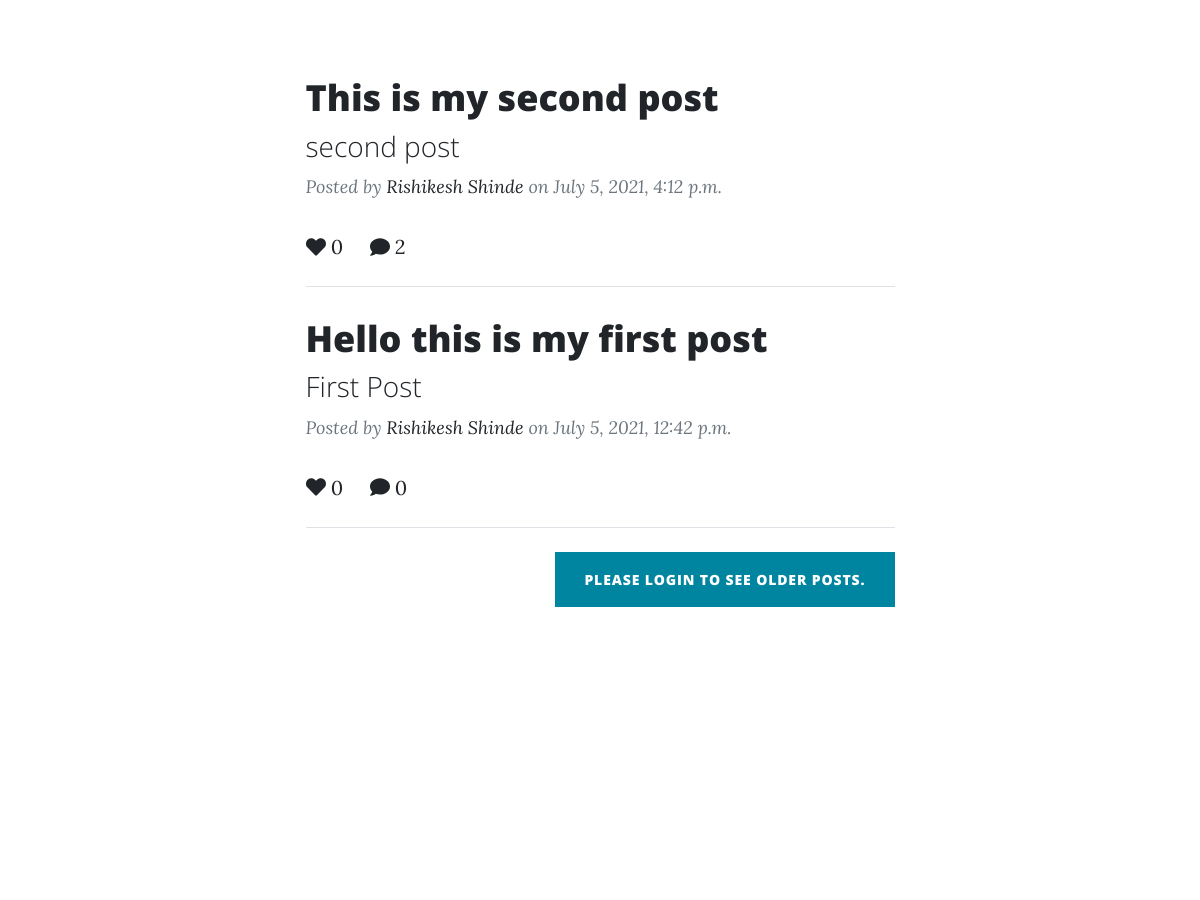
The app's page / (middle part), older data.
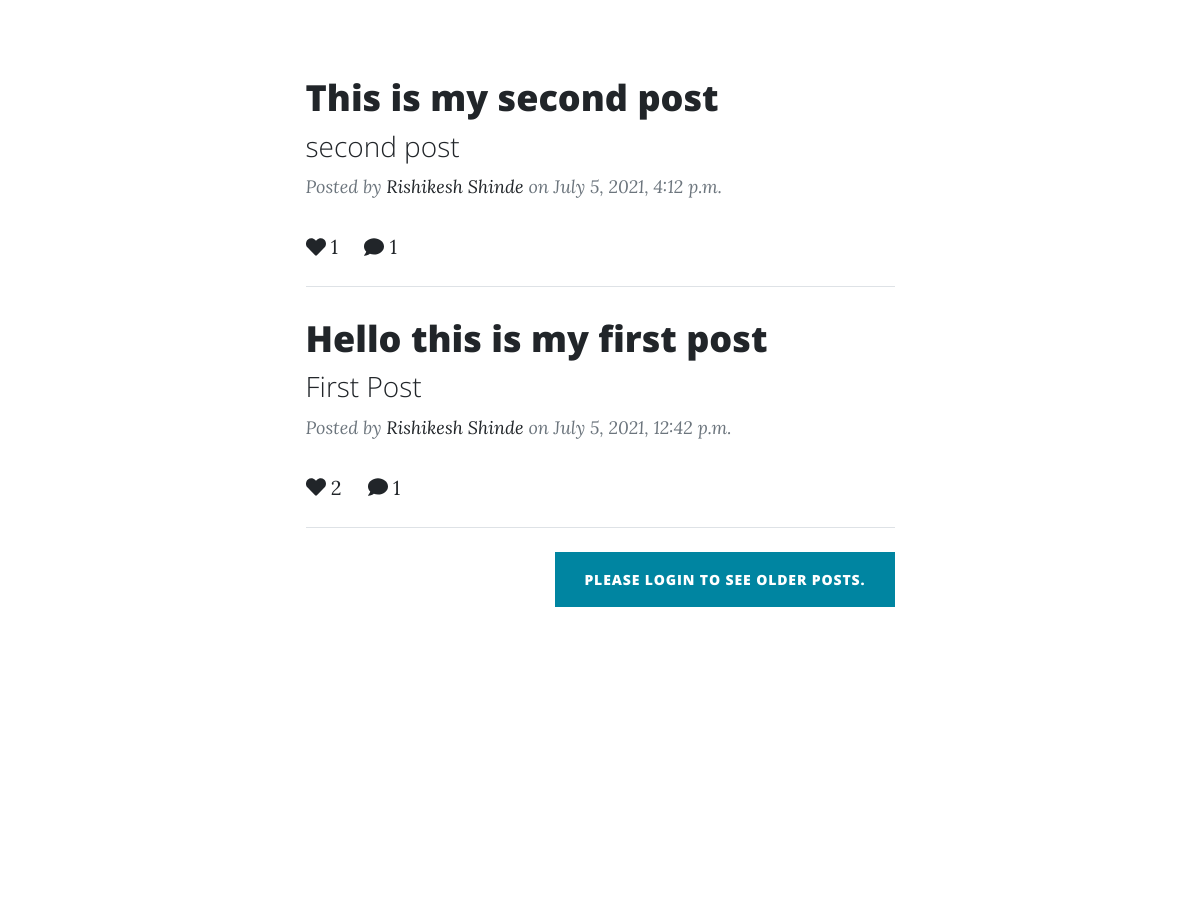
The same page, newer data.
### blogpost/models.py (models this page shows, shortened)
class Post(models.Model):
    title = models.CharField(max_length=200, unique=True)
    subtitle = models.CharField(max_length=200,unique=True)
    tag = models.CharField(max_length=100,default='coding')
    slug = models.SlugField(max_length=200, unique=True)
    author = models.ForeignKey(User, on_delete= models.CASCADE,related_name='blog_posts',default='rdshinde')
    updated_on = models.DateTimeField(auto_now= True)
    content = RichTextField(blank=True,null=True)
    img_field = models.FileField(null=True, blank=True)
    url_field = models.URLField(max_length=300, blank=True)
    created_on = models.DateTimeField(auto_now_add=True)
    status = models.IntegerField(choices=STATUS, default=0)
    likes = models.ManyToManyField(User, related_name='blog_post')
    class Meta:
        ordering = ['-created_on']

### blogpost/views.py (the view)
# urls.py: path('', HomeView.as_view() , name='index'),
class HomeView(ListView):
    model = Post
    template_name = 'index.html'

### templates/index.html (shortened to what this page needs)
{% extends 'base.html' %} {% block content %}
<div class="container px-4 px-lg-5">
  <div class="row gx-4 gx-lg-5 justify-content-center">
    <div class="col-md-10 col-lg-8 col-xl-7">
      {% for post in object_list %}
      <div class="post-preview">
        <a href="{% url 'post' post.slug %}">
          <h2 class="post-title">{{post.title}}</h2>
          <h3 class="post-subtitle">{{post.subtitle}}</h3>
        </a>
        <p class="post-meta">
          Posted by
          <a href="{% url 'about'%}">Rishikesh Shinde</a>
          on {{post.created_on}}
        </p>
        <span
          ><a href="{% url 'post' post.slug%}"
            ><i class="fa fa-heart" aria-hidden="true"></i>
            {{post.likes.all.count}}</a
          >&nbsp; &nbsp;&nbsp;
          <a href="{% url 'post' post.slug%}"
            ><i class="fa fa-comment" aria-hidden="true"></i>
            {{post.comments.all.count}}</a
          >
        </span>
      </div>
      <hr class="my-4" />
      {% endfor %}
      {% if user.is_authenticated == False %}
      <a href="{% url 'login'%}" class="d-flex justify-content-end mb-4">
        <button class="btn btn-primary text-uppercase">
          Please Login to see older posts.
        </button></a
      >
      {% endif %}
    </div>
  </div>
</div>
{% endblock %}

### templates/base.html (shortened to what this page needs)
{% load static %}
<!DOCTYPE html>
<html lang="en">
  <head>
    <link href="{% static 'css/styles.css' %}" rel="stylesheet" />
  </head>
  <body>
    <div class="wrapper">{% block content %} {% endblock %}</div>
  </body>
</html>

Row changes from the older to the newer data that the page shows:
changed Post "This is my second post": likes.all.count "0" → "1"; comments.all.count "2" → "1"
changed Post "Hello this is my first post": likes.all.count "0" → "2"; comments.all.count "0" → "1"
